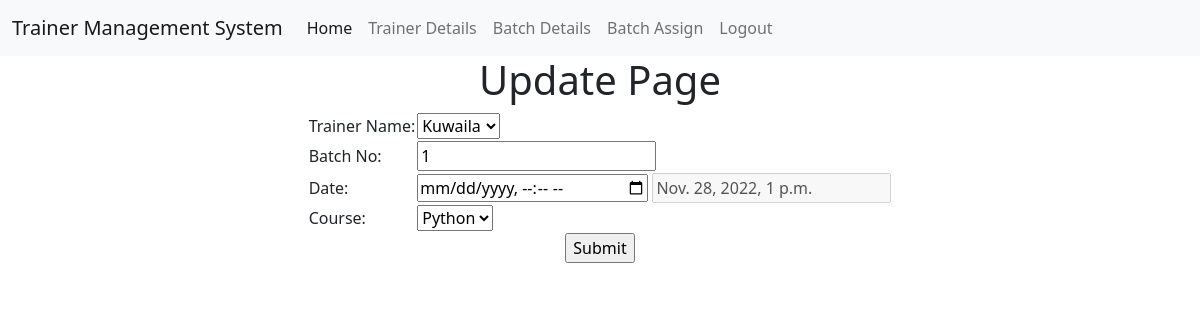
Screenshot of /update/1 with the database file from the repository.
### Trainerapp/models.py (models this page shows, shortened)
class Trainer_Batch_Assign(models.Model):
    Tr_name=models.ForeignKey(Trainer_Reg,on_delete=models.CASCADE)
    BatchNo=models.IntegerField()
    Date=models.DateTimeField()
    Tr_Course=models.ForeignKey(Course,on_delete=models.CASCADE)

class Trainer_Reg(models.Model):
    Tname=models.CharField(max_length=50)
    Tage=models.CharField(max_length=50)
    TPhno=models.BigIntegerField()
    Temail=models.EmailField(max_length=50)
    Tpassword=models.CharField(max_length=50)
    Tcity=models.ForeignKey(City,on_delete=models.CASCADE)
    Tcourse=models.ForeignKey(Course,on_delete=models.CASCADE)
    def __str__(self):
        return f'{self.Tname}'

class Course(models.Model):
    course_name=models.CharField(max_length=50)
    def __str__(self):
        return f'{self.course_name}'

### Trainerapp/views.py (the view, shortened to what this page needs)
# urls.py: path('update/<int:id>',views.update_fun,name='update'), # it will update the trainer batch assigned details
@never_cache
def update_fun(request,id):
    t1 = Trainer_Batch_Assign.objects.get(id=id)
    b1=Trainer_Reg.objects.values()#trainer details
    cc1=Course.objects.values() #course details
    print(t1.Date)
    return render(request,'admin//update.html',{'data':b1,'data2':cc1,'data3':t1})

### templates/admin/update.html (shortened to what this page needs)
{% extends 'navbar//Admin_navbar.html' %}
{% block content%}
    <h1 align="center">Update Page</h1>
    <form method="post">
    <table align="center">
      <tr>
          <td>Trainer Name:</td>
            <td>
                <select name="ddlName">
                    <option selected>{{ data3.Tr_name}}</option>
                </select>
            </td>
            </tr>
          <tr>
              <td> Batch No:</td>
              <td><input type="number" name="numBatch" value="{{ data3.BatchNo}}"></td>
          </tr>
        <tr>
            <td>Date:</td>
            <td><input type="datetime-local" name="datetime">
                <input type="text" name="datetime" value="{{ data3.Date }}" mode="datetime-local" disabled></td>
        </tr>
             <tr>
                 <td>Course:</td>
                <td>
                    <select name="ddlcourse">
                        <option selected>{{data3.Tr_Course}}</option>
                </select>
                </td>
            </tr>
            <tr>
                <td colspan="2" align="center">
                    <input type="submit" name="btnsubmit" id="submit"></td>
            </tr>
    </table>
    </form>
{% endblock %}

### rows the page displays
Trainer_Batch_Assign: ddlName "Kuwaila", numBatch "1", datetime "Nov. 28, 2022, 1 p.m.", ddlcourse "Python"
